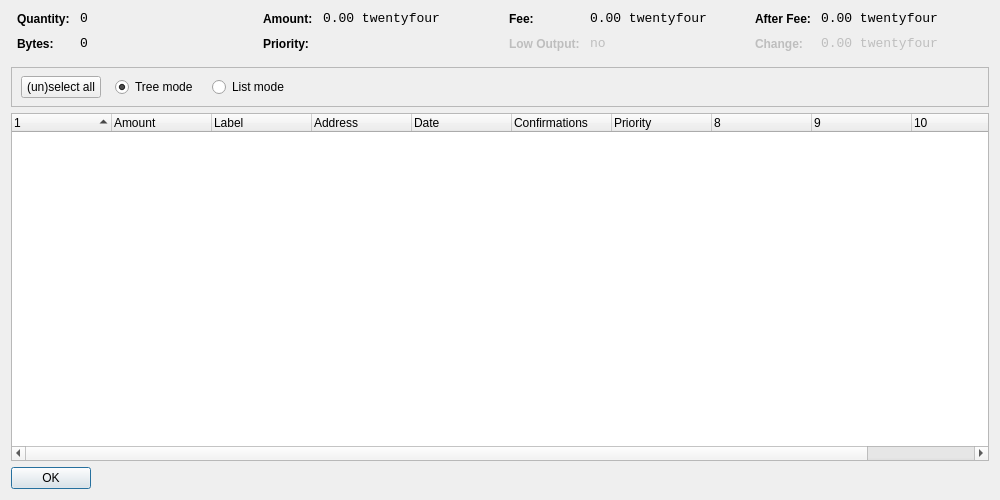
<?xml version="1.0" encoding="UTF-8"?>
<ui version="4.0">
 <class>CoinControlDialog</class>
 <widget class="QDialog" name="CoinControlDialog">
  <property name="geometry">
   <rect>
    <x>0</x>
    <y>0</y>
    <width>1000</width>
    <height>500</height>
   </rect>
  </property>
  <property name="windowTitle">
   <string>Coin Control</string>
  </property>
  <layout class="QVBoxLayout" name="verticalLayout">
   <item>
    <layout class="QHBoxLayout" name="horizontalLayoutTop" stretch="0,0,0,0">
     <property name="topMargin">
      <number>0</number>
     </property>
     <property name="bottomMargin">
      <number>10</number>
     </property>
     <item>
      <layout class="QFormLayout" name="formLayoutCoinControl1">
       <property name="horizontalSpacing">
        <number>10</number>
       </property>
       <property name="verticalSpacing">
        <number>10</number>
       </property>
       <property name="leftMargin">
        <number>6</number>
       </property>
       <property name="rightMargin">
        <number>6</number>
       </property>
       <item row="0" column="0">
        <widget class="QLabel" name="labelCoinControlQuantityText">
         <property name="styleSheet">
          <string notr="true">font-weight:bold;</string>
         </property>
         <property name="text">
          <string>Quantity:</string>
         </property>
        </widget>
       </item>
       <item row="0" column="1">
        <widget class="QLabel" name="labelCoinControlQuantity">
         <property name="font">
          <font>
           <family>Monospace</family>
           <pointsize>10</pointsize>
          </font>
         </property>
         <property name="cursor">
          <cursorShape>IBeamCursor</cursorShape>
         </property>
         <property name="contextMenuPolicy">
          <enum>Qt::ActionsContextMenu</enum>
         </property>
         <property name="text">
          <string notr="true">0</string>
         </property>
         <property name="textInteractionFlags">
          <set>Qt::LinksAccessibleByMouse|Qt::TextSelectableByKeyboard|Qt::TextSelectableByMouse</set>
         </property>
        </widget>
       </item>
       <item row="1" column="0">
        <widget class="QLabel" name="labelCoinControlBytesText">
         <property name="styleSheet">
          <string notr="true">font-weight:bold;</string>
         </property>
         <property name="text">
          <string>Bytes:</string>
         </property>
        </widget>
       </item>
       <item row="1" column="1">
        <widget class="QLabel" name="labelCoinControlBytes">
         <property name="font">
          <font>
           <family>Monospace</family>
           <pointsize>10</pointsize>
          </font>
         </property>
         <property name="cursor">
          <cursorShape>IBeamCursor</cursorShape>
         </property>
         <property name="contextMenuPolicy">
          <enum>Qt::ActionsContextMenu</enum>
         </property>
         <property name="text">
          <string notr="true">0</string>
         </property>
         <property name="textInteractionFlags">
          <set>Qt::LinksAccessibleByMouse|Qt::TextSelectableByKeyboard|Qt::TextSelectableByMouse</set>
         </property>
        </widget>
       </item>
      </layout>
     </item>
     <item>
      <layout class="QFormLayout" name="formLayoutCoinControl2">
       <property name="horizontalSpacing">
        <number>10</number>
       </property>
       <property name="verticalSpacing">
        <number>10</number>
       </property>
       <property name="leftMargin">
        <number>6</number>
       </property>
       <property name="rightMargin">
        <number>6</number>
       </property>
       <item row="0" column="0">
        <widget class="QLabel" name="labelCoinControlAmountText">
         <property name="styleSheet">
          <string notr="true">font-weight:bold;</string>
         </property>
         <property name="text">
          <string>Amount:</string>
         </property>
        </widget>
       </item>
       <item row="0" column="1">
        <widget class="QLabel" name="labelCoinControlAmount">
         <property name="font">
          <font>
           <family>Monospace</family>
           <pointsize>10</pointsize>
          </font>
         </property>
         <property name="cursor">
          <cursorShape>IBeamCursor</cursorShape>
         </property>
         <property name="contextMenuPolicy">
          <enum>Qt::ActionsContextMenu</enum>
         </property>
         <property name="text">
          <string notr="true">0.00 twentyfour</string>
         </property>
         <property name="textInteractionFlags">
          <set>Qt::LinksAccessibleByMouse|Qt::TextSelectableByKeyboard|Qt::TextSelectableByMouse</set>
         </property>
        </widget>
       </item>
       <item row="1" column="0">
        <widget class="QLabel" name="labelCoinControlPriorityText">
         <property name="styleSheet">
          <string notr="true">font-weight:bold;</string>
         </property>
         <property name="text">
          <string>Priority:</string>
         </property>
        </widget>
       </item>
       <item row="1" column="1">
        <widget class="QLabel" name="labelCoinControlPriority">
         <property name="font">
          <font>
           <family>Monospace</family>
           <pointsize>10</pointsize>
          </font>
         </property>
         <property name="cursor">
          <cursorShape>IBeamCursor</cursorShape>
         </property>
         <property name="contextMenuPolicy">
          <enum>Qt::ActionsContextMenu</enum>
         </property>
         <property name="text">
          <string/>
         </property>
         <property name="textInteractionFlags">
          <set>Qt::LinksAccessibleByMouse|Qt::TextSelectableByKeyboard|Qt::TextSelectableByMouse</set>
         </property>
        </widget>
       </item>
      </layout>
     </item>
     <item>
      <layout class="QFormLayout" name="formLayoutCoinControl3">
       <property name="horizontalSpacing">
        <number>10</number>
       </property>
       <property name="verticalSpacing">
        <number>10</number>
       </property>
       <property name="leftMargin">
        <number>6</number>
       </property>
       <property name="rightMargin">
        <number>6</number>
       </property>
       <item row="0" column="0">
        <widget class="QLabel" name="labelCoinControlFeeText">
         <property name="styleSheet">
          <string notr="true">font-weight:bold;</string>
         </property>
         <property name="text">
          <string>Fee:</string>
         </property>
        </widget>
       </item>
       <item row="0" column="1">
        <widget class="QLabel" name="labelCoinControlFee">
         <property name="font">
          <font>
           <family>Monospace</family>
           <pointsize>10</pointsize>
          </font>
         </property>
         <property name="cursor">
          <cursorShape>IBeamCursor</cursorShape>
         </property>
         <property name="contextMenuPolicy">
          <enum>Qt::ActionsContextMenu</enum>
         </property>
         <property name="text">
          <string notr="true">0.00 twentyfour</string>
         </property>
         <property name="textInteractionFlags">
          <set>Qt::LinksAccessibleByMouse|Qt::TextSelectableByKeyboard|Qt::TextSelectableByMouse</set>
         </property>
        </widget>
       </item>
       <item row="1" column="0">
        <widget class="QLabel" name="labelCoinControlLowOutputText">
         <property name="enabled">
          <bool>false</bool>
         </property>
         <property name="styleSheet">
          <string notr="true">font-weight:bold;</string>
         </property>
         <property name="text">
          <string>Low Output:</string>
         </property>
        </widget>
       </item>
       <item row="1" column="1">
        <widget class="QLabel" name="labelCoinControlLowOutput">
         <property name="enabled">
          <bool>false</bool>
         </property>
         <property name="font">
          <font>
           <family>Monospace</family>
           <pointsize>10</pointsize>
          </font>
         </property>
         <property name="cursor">
          <cursorShape>IBeamCursor</cursorShape>
         </property>
         <property name="contextMenuPolicy">
          <enum>Qt::ActionsContextMenu</enum>
         </property>
         <property name="text">
          <string notr="true">no</string>
         </property>
         <property name="textInteractionFlags">
          <set>Qt::LinksAccessibleByMouse|Qt::TextSelectableByKeyboard|Qt::TextSelectableByMouse</set>
         </property>
        </widget>
       </item>
      </layout>
     </item>
     <item>
      <layout class="QFormLayout" name="formLayoutCoinControl4">
       <property name="horizontalSpacing">
        <number>10</number>
       </property>
       <property name="verticalSpacing">
        <number>10</number>
       </property>
       <property name="leftMargin">
        <number>6</number>
       </property>
       <property name="rightMargin">
        <number>6</number>
       </property>
       <item row="0" column="0">
        <widget class="QLabel" name="labelCoinControlAfterFeeText">
         <property name="styleSheet">
          <string notr="true">font-weight:bold;</string>
         </property>
         <property name="text">
          <string>After Fee:</string>
         </property>
        </widget>
       </item>
       <item row="0" column="1">
        <widget class="QLabel" name="labelCoinControlAfterFee">
         <property name="font">
          <font>
           <family>Monospace</family>
           <pointsize>10</pointsize>
          </font>
         </property>
         <property name="cursor">
          <cursorShape>IBeamCursor</cursorShape>
         </property>
         <property name="contextMenuPolicy">
          <enum>Qt::ActionsContextMenu</enum>
         </property>
         <property name="text">
          <string notr="true">0.00 twentyfour</string>
         </property>
         <property name="textInteractionFlags">
          <set>Qt::LinksAccessibleByMouse|Qt::TextSelectableByKeyboard|Qt::TextSelectableByMouse</set>
         </property>
        </widget>
       </item>
       <item row="1" column="0">
        <widget class="QLabel" name="labelCoinControlChangeText">
         <property name="enabled">
          <bool>false</bool>
         </property>
         <property name="styleSheet">
          <string notr="true">font-weight:bold;</string>
         </property>
         <property name="text">
          <string>Change:</string>
         </property>
        </widget>
       </item>
       <item row="1" column="1">
        <widget class="QLabel" name="labelCoinControlChange">
         <property name="enabled">
          <bool>false</bool>
         </property>
         <property name="font">
          <font>
           <family>Monospace</family>
           <pointsize>10</pointsize>
          </font>
         </property>
         <property name="cursor">
          <cursorShape>IBeamCursor</cursorShape>
         </property>
         <property name="contextMenuPolicy">
          <enum>Qt::ActionsContextMenu</enum>
         </property>
         <property name="text">
          <string notr="true">0.00 twentyfour</string>
         </property>
         <property name="textInteractionFlags">
          <set>Qt::LinksAccessibleByMouse|Qt::TextSelectableByKeyboard|Qt::TextSelectableByMouse</set>
         </property>
        </widget>
       </item>
      </layout>
     </item>
    </layout>
   </item>
   <item>
    <widget class="QFrame" name="frame">
     <property name="minimumSize">
      <size>
       <width>0</width>
       <height>40</height>
      </size>
     </property>
     <property name="frameShape">
      <enum>QFrame::StyledPanel</enum>
     </property>
     <property name="frameShadow">
      <enum>QFrame::Sunken</enum>
     </property>
     <widget class="QWidget" name="horizontalLayoutWidget">
      <property name="geometry">
       <rect>
        <x>10</x>
        <y>0</y>
        <width>781</width>
        <height>41</height>
       </rect>
      </property>
      <layout class="QHBoxLayout" name="horizontalLayoutPanel" stretch="0,0,0,0,0">
       <property name="spacing">
        <number>14</number>
       </property>
       <item>
        <widget class="QPushButton" name="pushButtonSelectAll">
         <property name="sizePolicy">
          <sizepolicy hsizetype="Maximum" vsizetype="Fixed">
           <horstretch>0</horstretch>
           <verstretch>0</verstretch>
          </sizepolicy>
         </property>
         <property name="text">
          <string>(un)select all</string>
         </property>
        </widget>
       </item>
       <item>
        <widget class="QRadioButton" name="radioTreeMode">
         <property name="sizePolicy">
          <sizepolicy hsizetype="Maximum" vsizetype="Fixed">
           <horstretch>0</horstretch>
           <verstretch>0</verstretch>
          </sizepolicy>
         </property>
         <property name="text">
          <string>Tree mode</string>
         </property>
         <property name="checked">
          <bool>true</bool>
         </property>
        </widget>
       </item>
       <item>
        <widget class="QRadioButton" name="radioListMode">
         <property name="sizePolicy">
          <sizepolicy hsizetype="Maximum" vsizetype="Fixed">
           <horstretch>0</horstretch>
           <verstretch>0</verstretch>
          </sizepolicy>
         </property>
         <property name="text">
          <string>List mode</string>
         </property>
        </widget>
       </item>
       <item>
        <spacer name="horizontalSpacer">
         <property name="orientation">
          <enum>Qt::Horizontal</enum>
         </property>
         <property name="sizeHint" stdset="0">
          <size>
           <width>40</width>
           <height>20</height>
          </size>
         </property>
        </spacer>
       </item>
      </layout>
     </widget>
    </widget>
   </item>
   <item>
    <widget class="CoinControlTreeWidget" name="treeWidget">
     <property name="contextMenuPolicy">
      <enum>Qt::CustomContextMenu</enum>
     </property>
     <property name="sortingEnabled">
      <bool>false</bool>
     </property>
     <property name="columnCount">
      <number>11</number>
     </property>
     <attribute name="headerShowSortIndicator" stdset="0">
      <bool>true</bool>
     </attribute>
     <attribute name="headerStretchLastSection">
      <bool>false</bool>
     </attribute>
     <column>
      <property name="text">
       <string/>
      </property>
     </column>
     <column>
      <property name="text">
       <string>Amount</string>
      </property>
     </column>
     <column>
      <property name="text">
       <string>Label</string>
      </property>
     </column>
     <column>
      <property name="text">
       <string>Address</string>
      </property>
     </column>
     <column>
      <property name="text">
       <string>Date</string>
      </property>
     </column>
     <column>
      <property name="text">
       <string>Confirmations</string>
      </property>
      <property name="toolTip">
       <string>Confirmed</string>
      </property>
     </column>
     <column>
      <property name="text">
       <string>Priority</string>
      </property>
     </column>
     <column>
      <property name="text">
       <string/>
      </property>
     </column>
     <column>
      <property name="text">
       <string/>
      </property>
     </column>
     <column>
      <property name="text">
       <string/>
      </property>
     </column>
     <column>
      <property name="text">
       <string/>
      </property>
     </column>
    </widget>
   </item>
   <item>
    <widget class="QDialogButtonBox" name="buttonBox">
     <property name="sizePolicy">
      <sizepolicy hsizetype="Maximum" vsizetype="Fixed">
       <horstretch>0</horstretch>
       <verstretch>0</verstretch>
      </sizepolicy>
     </property>
     <property name="orientation">
      <enum>Qt::Horizontal</enum>
     </property>
     <property name="standardButtons">
      <set>QDialogButtonBox::Ok</set>
     </property>
    </widget>
   </item>
  </layout>
 </widget>
 <customwidgets>
  <customwidget>
   <class>CoinControlTreeWidget</class>
   <extends>QTreeWidget</extends>
   <header>coincontroltreewidget.h</header>
  </customwidget>
 </customwidgets>
 <resources/>
 <connections/>
</ui>
